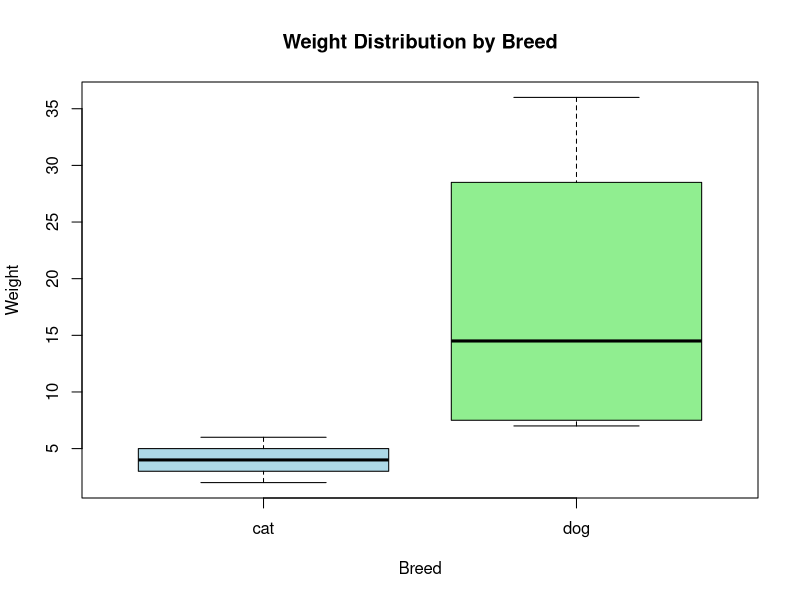

Write R code to recreate this figure.
# Create the data frame
pets <- data.frame(
  Name = c("Flipper", "Bromley", "Nox", "Orion", "Dagger", "Zizi", "Carrie"),
  Months_old = c(53, 19, 34, 41, 84, 140, 109),
  Size = c("medium", "small", "medium", "large", "small", "extra small", "large"),
  Weight = c(21, 8, 4, 6, 7, 2, 36),
  Breed = c("dog", "dog", "cat", "cat", "dog", "cat", "dog"),
  stringsAsFactors = TRUE
)

# Invert factor levels
levels(pets$Breed) <- c("cat", "dog")  # swaps dogs to cats, cats to dogs

# List-style access
pets$Weight  

# Matrix-style access (column index)
pets[, "Weight"]

pets$Age_in_years <- pets$Months_old / 12

table(pets$Breed, pets$Size)

aggregate(Weight ~ Breed, data = pets, FUN = mean)


boxplot(Weight ~ Breed, data = pets,
        col = c("lightblue", "lightgreen"),
        main = "Weight Distribution by Breed",
        xlab = "Breed", ylab = "Weight")

